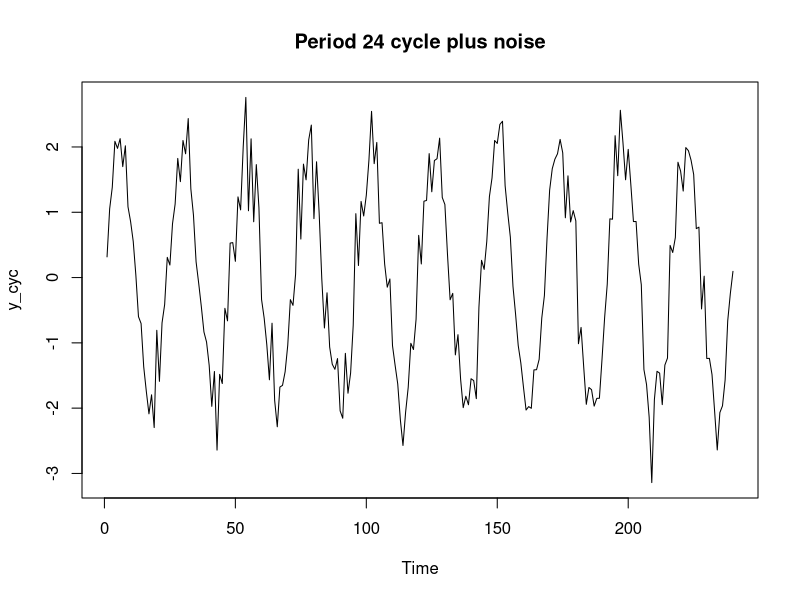
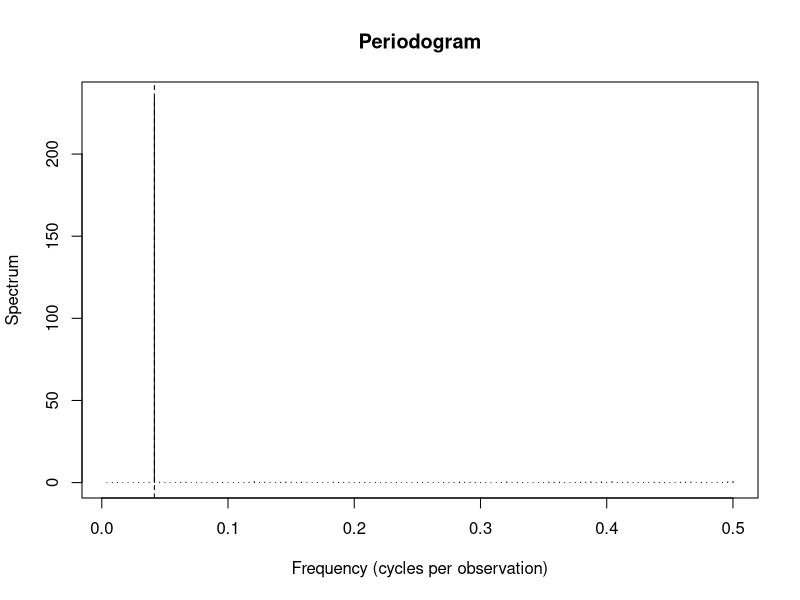
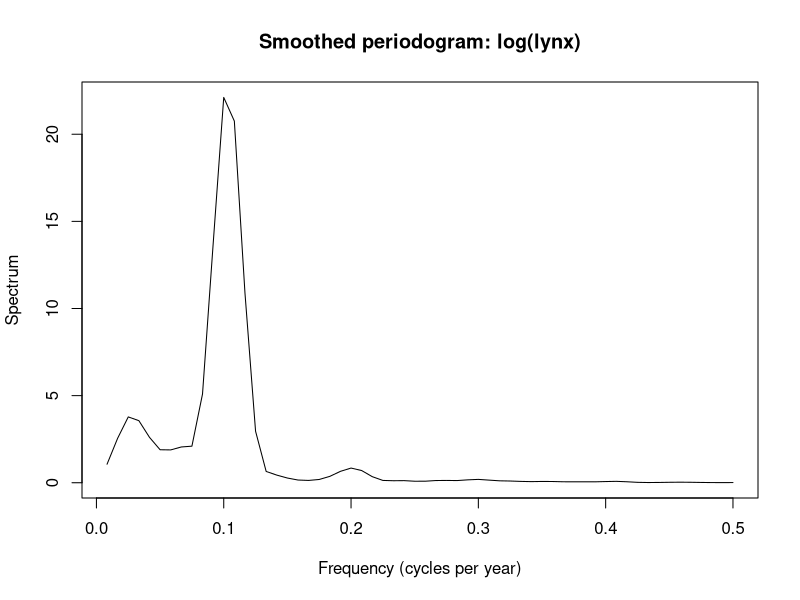
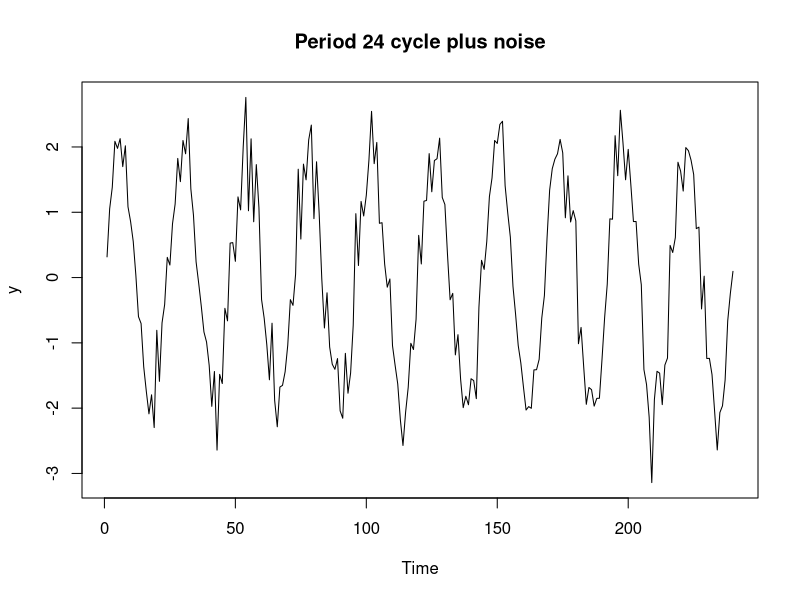
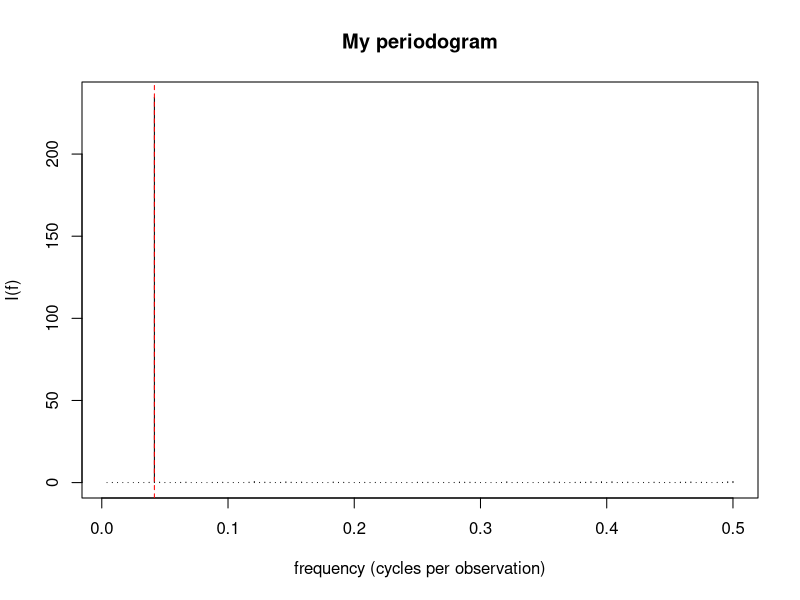
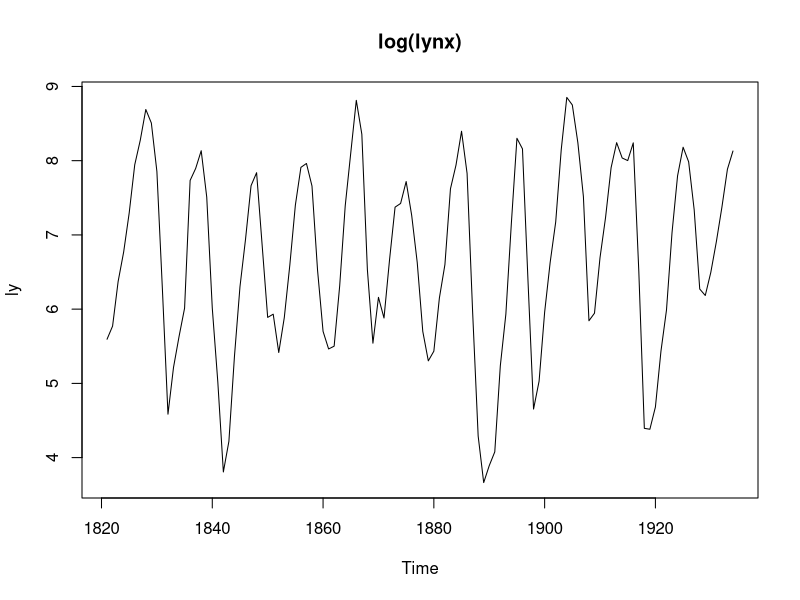
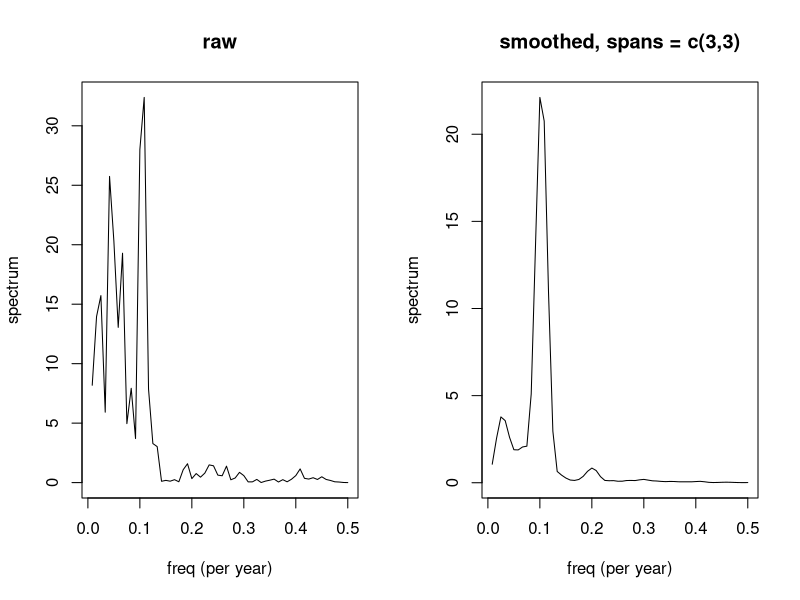
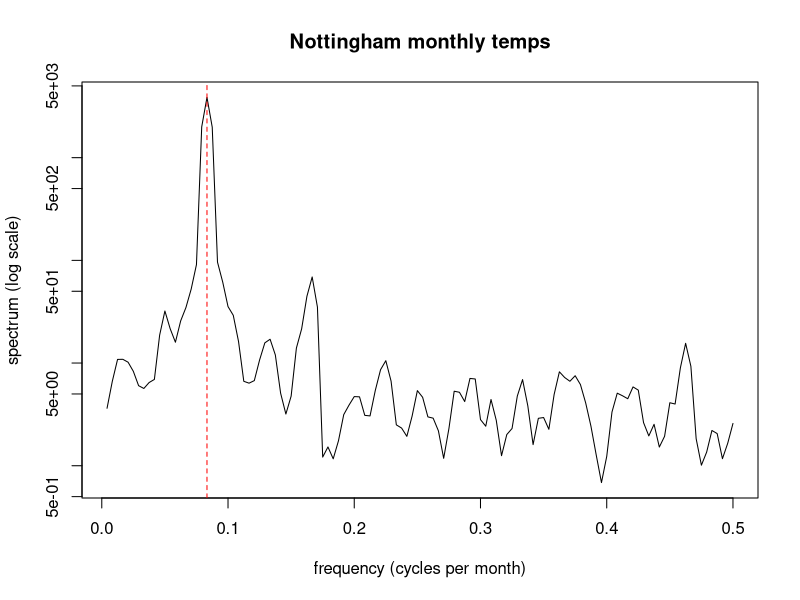

Write R code to recreate these figures, in order.
## ---- chunk 1
#| label: fig-known-cycle
#| fig-cap: "A period-24 cycle buried in noise."
set.seed(100)
y_cyc <- 2 * sin(2 * pi * (1:240) / 24) + rnorm(240, 0, 0.4)
plot.ts(y_cyc, main = "Period 24 cycle plus noise")
## ---- chunk 2
#| label: fig-pgram-cycle
#| fig-cap: "Raw periodogram of the period-24 series. The dashed line marks $f = 1/24$."
sp_cyc <- spec.pgram(y_cyc, taper = 0, detrend = FALSE, fast = FALSE, plot = FALSE)
plot(sp_cyc$freq, sp_cyc$spec, type = "h",
     xlab = "Frequency (cycles per observation)", ylab = "Spectrum",
     main = "Periodogram")
abline(v = 1 / 24, lty = 2)
## ---- chunk 3
peak_cyc <- sp_cyc$freq[which.max(sp_cyc$spec)]
c(peak_frequency = peak_cyc, peak_period = 1 / peak_cyc)
## ---- chunk 4
#| label: fig-lynx
#| fig-cap: "Smoothed periodogram of log annual lynx trappings."
ly <- log(lynx)
sp_ly <- spec.pgram(as.numeric(ly), spans = c(3, 3), plot = FALSE)
plot(sp_ly$freq, sp_ly$spec, type = "l",
     xlab = "Frequency (cycles per year)", ylab = "Spectrum",
     main = "Smoothed periodogram: log(lynx)")
## ---- chunk 5
peak_ly <- sp_ly$freq[which.max(sp_ly$spec)]
c(peak_frequency = peak_ly, period_years = 1 / peak_ly)
## ---- chunk 6
n <- length(y_cyc)
I <- Mod(fft(y_cyc - mean(y_cyc)))^2 / n
q <- floor((n - 1) / 2)
I <- I[2:(q + 1)]
g <- max(I) / sum(I)
p_value <- min(q * (1 - g)^(q - 1), 1)
c(g = g, p_value = p_value)
## ---- chunk 7
set.seed(100)
n <- 240
t <- 1:n
y <- 2 * sin(2 * pi * t / 24) + rnorm(n, 0, 0.4)
plot.ts(y, main = "Period 24 cycle plus noise")
## ---- chunk 8
my_pgram <- function(y) {
  n <- length(y)
  y <- y - mean(y)
  I <- Mod(fft(y))^2 / n
  j <- 1:floor(n / 2)
  data.frame(freq = j / n, period = n / j, I = I[j + 1])
}

pg <- my_pgram(y)
pg[which.max(pg$I), ]

plot(pg$freq, pg$I, type = "h", xlab = "frequency (cycles per observation)",
     ylab = "I(f)", main = "My periodogram")
abline(v = 1/24, col = "red", lty = 2)
## ---- chunk 9
sp <- spec.pgram(y, taper = 0, detrend = FALSE, fast = FALSE, plot = FALSE)
sp$freq[which.max(sp$spec)]
1 / sp$freq[which.max(sp$spec)]
## ---- chunk 10
fisher_g <- function(y) {
  y <- y - mean(y)
  n <- length(y)
  I <- Mod(fft(y))^2 / n
  q <- floor((n - 1) / 2)
  I <- I[2:(q + 1)]
  g <- max(I) / sum(I)
  p <- q * (1 - g)^(q - 1)
  c(g = g, p_value = min(p, 1), period = n / which.max(I))
}

fisher_g(y)

set.seed(2026)
fisher_g(rnorm(240))   # pure noise, so the p-value should be large
## ---- chunk 11
ly <- log(lynx)
plot(ly, main = "log(lynx)")

sp_raw <- spec.pgram(as.numeric(ly), taper = 0, detrend = FALSE, plot = FALSE)
sp_smooth <- spec.pgram(as.numeric(ly), spans = c(3, 3), plot = FALSE)

par(mfrow = c(1, 2))
plot(sp_raw$freq, sp_raw$spec, type = "l", main = "raw", xlab = "freq (per year)", ylab = "spectrum")
plot(sp_smooth$freq, sp_smooth$spec, type = "l", main = "smoothed, spans = c(3,3)",
     xlab = "freq (per year)", ylab = "spectrum")
par(mfrow = c(1, 1))

peak <- sp_smooth$freq[which.max(sp_smooth$spec)]
c(freq = peak, period_years = 1 / peak)
fisher_g(as.numeric(ly))
## ---- chunk 12
sp_t <- spec.pgram(as.numeric(nottem), spans = 3, plot = FALSE)
plot(sp_t$freq, sp_t$spec, type = "l", log = "y", main = "Nottingham monthly temps",
     xlab = "frequency (cycles per month)", ylab = "spectrum (log scale)")
abline(v = 1/12, col = "red", lty = 2)
## ---- chunk 13
f <- seq(0, 0.5, length.out = 200)
ar1_spec <- function(f, phi) 1 / (1 - 2 * phi * cos(2 * pi * f) + phi^2)

plot(f, ar1_spec(f, 0.8), type = "l", log = "y", ylim = c(0.2, 30),
     xlab = "frequency", ylab = "spectrum", main = "Theoretical spectra")
lines(f, ar1_spec(f, -0.8), col = "red")
abline(h = 1, col = "blue")
legend("top", c("AR(1) phi = 0.8", "AR(1) phi = -0.8", "white noise"),
       col = c("black", "red", "blue"), lty = 1)
## ---- chunk 14
plot(f, 2 - 2 * cos(2 * pi * f), type = "l", xlab = "frequency", ylab = "gain",
     main = "Effect of differencing on the spectrum")
